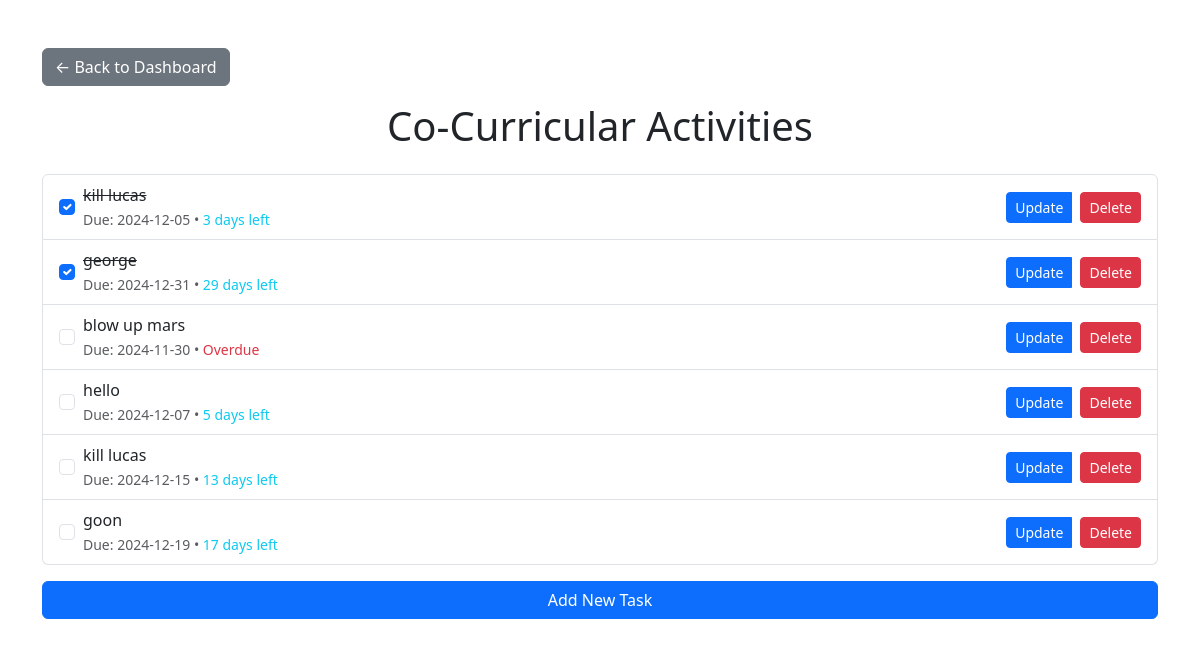
The page /co_curricular (signed in) on the database as committed earlier.
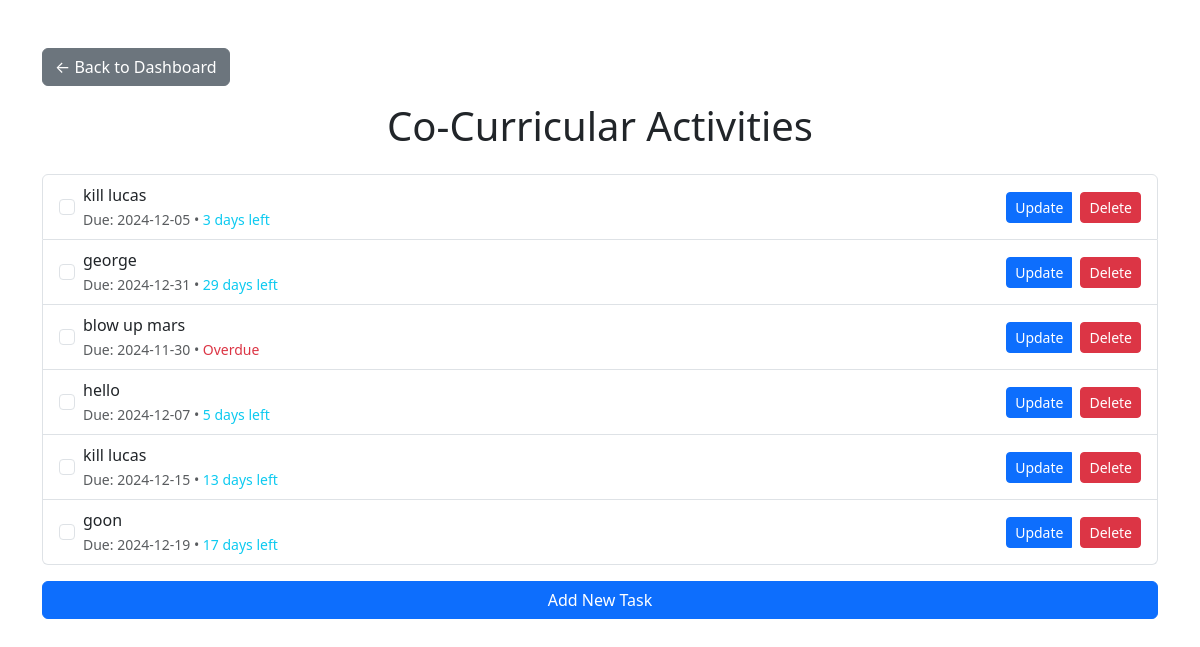
The same page on the database as committed later.
### flask_app/setup_db.py (models this page shows)
class ToDo(Base):
    __tablename__ = 'todo'
    id = Column(Integer, primary_key=True)
    task = Column(String, nullable=False)
    category = Column(String, nullable=False)
    completed = Column(Boolean, default=False)
    due_date = Column(DateTime, nullable=True)
    user_id = Column(Integer, ForeignKey('users.id'), nullable=False)
    user = relationship('User', back_populates='todos')

### flask_app/app.py (the view)
@app.route('/co_curricular')
def co_curricular():
    if 'user_id' not in session:
        return redirect(url_for('login'))
    todos = db_session.query(ToDo).filter_by(user_id=session['user_id'], category='Co-Curricular').all()
    return render_template('co_curricular.html', todos=todos, calculate_days=calculate_days_remaining)

### flask_app/app.py (called while the page is built)
def calculate_days_remaining(due_date):
    if not due_date:
        return None
    today = date.today()
    days = (due_date.date() - today).days
    if days < 0:
        return "Overdue"
    elif days == 0:
        return "Due today"
    else:
        return f"{days} days left"

### flask_app/templates/co_curricular.html (shortened to what this page needs)
<!DOCTYPE html>
<html lang="en">
<head>
    <link href="https://cdn.jsdelivr.net/npm/bootstrap@5.3.0-alpha3/dist/css/bootstrap.min.css" rel="stylesheet">
</head>
<body>
    <div class="container mt-5">
        <a href="{{ url_for('dashboard') }}" class="btn btn-secondary mb-3">← Back to Dashboard</a>
        <h1 class="text-center">Co-Curricular Activities</h1>
        <div class="mt-4">
            {% if todos %}
                <ul class="list-group">
                    {% for todo in todos %}
                    <li class="list-group-item d-flex justify-content-between align-items-center">
                        <div class="d-flex align-items-center">
                            <form action="{{ url_for('toggle_todo', todo_id=todo.id) }}" method="POST" class="d-inline me-2">
                                <input type="checkbox" class="form-check-input" onchange="this.form.submit()"
                                       {% if todo.completed %}checked{% endif %}>
                            </form>
                            <div>
                                <span {% if todo.completed %}class="text-decoration-line-through"{% endif %}>{{ todo.task }}</span>
                                {% if todo.due_date %}
                                    <br>
                                    <small class="text-muted">
                                        Due: {{ todo.due_date.strftime('%Y-%m-%d') }}
                                        {% set days = calculate_days(todo.due_date) %}
                                        {% if days %}
                                            • <span class="{% if days == 'Overdue' %}text-danger{% elif days == 'Due today' %}text-warning{% else %}text-info{% endif %}">
                                                {{ days }}
                                            </span>
                                        {% endif %}
                                    </small>
                                {% endif %}
                            </div>
                        </div>
                        <div class="btn-group">
                            <a href="{{ url_for('update_todo', todo_id=todo.id) }}" class="btn btn-sm btn-primary me-2">Update</a>
                            <form action="{{ url_for('delete_todo', todo_id=todo.id) }}" method="POST" class="d-inline">
                                <button type="submit" class="btn btn-sm btn-danger">Delete</button>
                            </form>
                        </div>
                    </li>
                    {% endfor %}
                </ul>
            {% else %}
                <p class="text-center">No co-curricular activities found.</p>
            {% endif %}
        </div>
        <div class="mt-3">
            <a href="{{ url_for('add_todo') }}" class="btn btn-primary w-100">Add New Task</a>
        </div>
    </div>
</body>
</html>

Rows that differ between the two databases and show on the page:
changed ToDo (number 1 of 6 on the later page): completed "☑" → "☐"
changed ToDo "george": completed "☑" → "☐"
